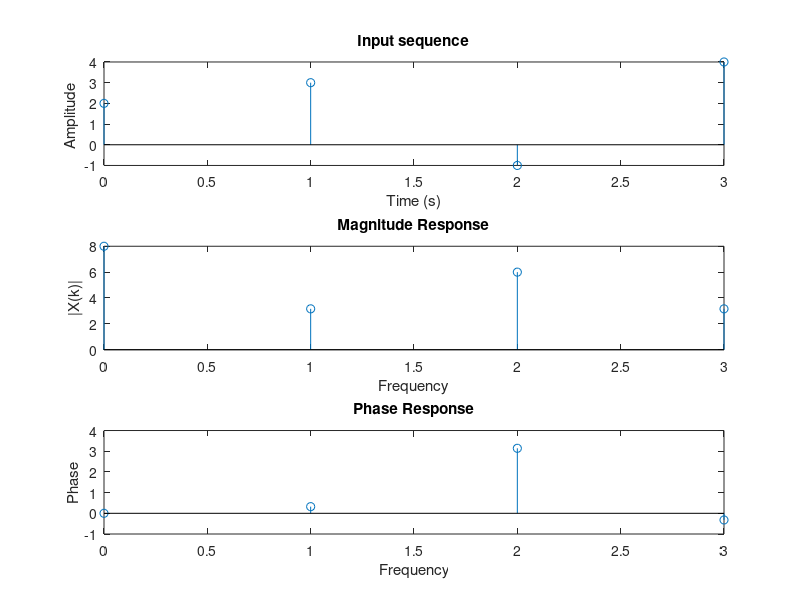

This figure's MATLAB source:
N = 4;
x=[2 3 -1 4];

t=0:N-1;
subplot(311);
stem(t,x);
xlabel('Time (s)');
ylabel('Amplitude ');
title('Input sequence');

subplot(312);
stem(0:N-1,abs(fft(x)));
xlabel('Frequency');
ylabel('|X(k)|');
title('Magnitude Response');

subplot(313);
stem(0:N-1,angle(fft(x)));
xlabel('Frequency');
ylabel('Phase');
title('Phase Response');